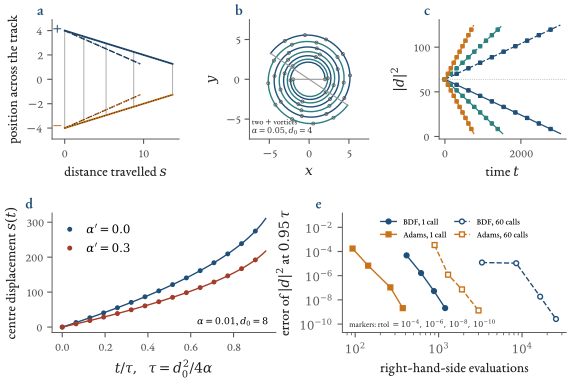

Write Python code to recreate this figure.
import os
"""Chapter 7, Figure 2: the dissipative point-vortex model integrated with CVODE (rusty_sundials.CvodeSolver) against the statements of the
Lean modules DissipativeVortexDynamics (dipole_sq_law, centre_velocity_identity) and of the book's new module
Ch07_DissipativePairs.lean (co-rotating pair law |d|^2 = |d_0|^2 + 4 alpha t).  Model (hbar = m = 1, circulation 2 pi):
    dr_i/dt = (1 - alpha') v_s,i - alpha q_i z x v_s,i .
The closed forms compared with are
    dipole        |d|^2 = d_0^2 - 4 alpha t,            centre displacement s = (1 - alpha')(d_0 - d)/(2 alpha)   (integral of centre_velocity_identity)
    co-rotating   |d|^2 = d_0^2 + 4 alpha t,            rotation angle  Theta = (1 - alpha')/(2 alpha) ln(1 + 4 alpha t/d_0^2)
(the displacement and angle integrals are elementary and done by hand here; only the |d|^2 laws are Lean theorems).
Every number printed in the book from this script is written to ch07_numbers.json (key 'fig_dipole')."""
import sys, time
from pathlib import Path
sys.path.insert(0, str(Path(__file__).resolve().parents[1])); sys.path.insert(0, str(Path(__file__).resolve().parent))
from figstyle import *
from ch07_common import addnum, logfmt, cvode_env
from rusty_sundials import CvodeSolver


# BOOK-BEGIN cvode_rhs
def rhs_dipole(a, ap):
    def rhs(t, y):
        px, py, mx, my = y; dx = px - mx; dy = py - my; r2 = dx * dx + dy * dy
        return [((1 - ap) * dy - a * dx) / r2, (-(1 - ap) * dx - a * dy) / r2,
                ((1 - ap) * dy + a * dx) / r2, (-(1 - ap) * dx + a * dy) / r2]
    return rhs
# BOOK-END cvode_rhs


def rhs_corot(a, ap):
    """two vortices of the SAME sign: v_s,1 = z x d / r2, v_s,2 = -z x d / r2 (d = p1 - p2)."""
    def rhs(t, y):
        x1, y1, x2, y2 = y; dx = x1 - x2; dy = y1 - y2; r2 = dx * dx + dy * dy
        return [(-(1 - ap) * dy + a * dx) / r2, ((1 - ap) * dx + a * dy) / r2,
                ((1 - ap) * dy - a * dx) / r2, (-(1 - ap) * dx - a * dy) / r2]
    return rhs


# BOOK-BEGIN cvode_int
def integrate(rhs, y0, tgrid, rtol, atol=1e-10, method="bdf"):
    s = CvodeSolver(method=method, rtol=rtol, atol=atol, max_steps=200000)
    t = float(tgrid[0]); y = list(y0); out = [list(y)]
    for tn in tgrid[1:]:
        t, y = s.solve(rhs, t, y, float(tn)); out.append(list(y))
    return np.array(out)
# BOOK-END cvode_int


ENV = cvode_env()                                             # refuses the stale rusty_sundials of the shared venv
d0 = 8.0; frac = np.linspace(0, 0.95, 60); res = {"cvode_env": ENV}; t_start = time.time(); load_start = os.getloadavg()[0]
cols = {0.005: BLUE, 0.01: TEAL, 0.02: ORANGE}
fig = plt.figure(figsize=(TEXTW, 3.8))
gs = fig.add_gridspec(2, 6, wspace=2.2, hspace=0.62, left=0.075, right=0.995, top=0.94, bottom=0.115)
axA = fig.add_subplot(gs[0, 0:2]); axB = fig.add_subplot(gs[0, 2:4]); axC = fig.add_subplot(gs[0, 4:6])
axD = fig.add_subplot(gs[1, 0:3]); axE = fig.add_subplot(gs[1, 3:6])

# ---- A: the dipole in the plane (exaggerated alpha = 0.2 so that the funnel is visible) -----------------------------------
aP = 0.2; tauP = d0 ** 2 / (4 * aP); tgP = np.linspace(0, 0.9 * tauP, 80)
for ap, ls, lw in ((0.0, "-", 1.3), (0.3, "--", 1.1)):
    Y = integrate(rhs_dipole(aP, ap), [d0 / 2, 0, -d0 / 2, 0], tgP, 1e-8)
    s_ex = (1 - ap) * (d0 - np.sqrt(d0 ** 2 - 4 * aP * tgP)) / (2 * aP); half = (d0 / 2) * np.sqrt(1 - 4 * aP * tgP / d0 ** 2)
    axA.plot(-Y[:, 1], Y[:, 0], ls, color=BLUE, lw=lw); axA.plot(-Y[:, 3], Y[:, 2], ls, color=ORANGE, lw=lw)
    axA.plot(s_ex, half, ":", color="#222222", lw=0.7); axA.plot(s_ex, -half, ":", color="#222222", lw=0.7)
    res[f"portrait_alpha{aP}_alphap{ap}_max_abs_err_vs_exact"] = float(max(np.abs(-Y[:, 1] - s_ex).max(), np.abs(Y[:, 0] - half).max()))
for k in (0, 20, 40, 60, 79):                        # the pair axis at selected times (alpha' = 0)
    Yk = integrate(rhs_dipole(aP, 0.0), [d0 / 2, 0, -d0 / 2, 0], tgP[:k + 1], 1e-8)[-1] if k else np.array([d0 / 2, 0, -d0 / 2, 0])
    axA.plot([-Yk[1], -Yk[3]], [Yk[0], Yk[2]], "-", color="#AAAAAA", lw=0.7, zorder=0)
axA.set_xlabel(r"distance travelled $s$"); axA.set_ylabel(r"position across the track")
axA.text(-0.9, d0 / 2, r"$+$", color=BLUE, fontsize=9, fontweight="bold", va="center", ha="center"); axA.text(-0.9, -d0 / 2, r"$-$", color=ORANGE, fontsize=9, fontweight="bold", va="center", ha="center")
axA.set_ylim(-4.9, 4.9); axA.set_xlim(-1.6, 14.5); panel(axA, "a")

# ---- B: the co-rotating pair spirals out ----------------------------------------------------------------------------------
aS, apS, dS = 0.05, 0.0, 4.0; tgS = np.linspace(0, 600, 240)
Ys = integrate(rhs_corot(aS, apS), [dS / 2, 0, -dS / 2, 0], tgS, 1e-8, atol=1e-6)
dS_ex = np.sqrt(dS ** 2 + 4 * aS * tgS); th_ex = (1 - apS) / (2 * aS) * np.log(1 + 4 * aS * tgS / dS ** 2)
p1_ex = np.column_stack([dS_ex / 2 * np.cos(th_ex), dS_ex / 2 * np.sin(th_ex)])
tt = tgS / tgS[-1]
for i, col in ((0, BLUE), (2, TEAL)):
    axB.plot(Ys[:, i], Ys[:, i + 1], "-", color=col, lw=1.0)
axB.plot(p1_ex[::12, 0], p1_ex[::12, 1], "o", ms=2.2, color=GREY, mfc="none", mew=0.6); axB.plot(-p1_ex[::12, 0], -p1_ex[::12, 1], "o", ms=2.2, color=GREY, mfc="none", mew=0.6)
axB.plot([Ys[0, 0], Ys[0, 2]], [Ys[0, 1], Ys[0, 3]], "-", color="#999999", lw=0.8); axB.plot([Ys[-1, 0], Ys[-1, 2]], [Ys[-1, 1], Ys[-1, 3]], "-", color="#999999", lw=0.8)
axB.set_aspect("equal"); axB.set_xlabel(r"$x$"); axB.set_ylabel(r"$y$"); axB.set_xlim(-7.5, 7.5); axB.set_ylim(-7.5, 7.5)
axB.text(0.02, 0.02, "two $+$ vortices\n" + rf"$\alpha={aS}$, $d_0={dS:.0f}$", transform=axB.transAxes, fontsize=5.8, va="bottom", ha="left", color="#333333"); panel(axB, "b")
d2S = (Ys[:, 0] - Ys[:, 2]) ** 2 + (Ys[:, 1] - Ys[:, 3]) ** 2
ang = np.unwrap(np.arctan2(Ys[:, 1] - Ys[:, 3], Ys[:, 0] - Ys[:, 2]))
res["spiral"] = dict(alpha=aS, alphap=apS, d0=dS, t_end=float(tgS[-1]), d_end_exact=float(dS_ex[-1]), d_end_cvode=float(np.sqrt(d2S[-1])),
                     max_rel_err_d2=float(np.abs(d2S - dS_ex ** 2).max() / dS_ex[-1] ** 2), max_abs_err_angle_rad=float(np.abs(ang - ang[0] - th_ex).max()),
                     turns=float(th_ex[-1] / (2 * np.pi)))

# ---- C: |d|^2 against t: dipole falls with slope -4 alpha, co-rotating pair rises with +4 alpha ---------------------------------
maxerr = {}
for a, col in cols.items():
    tau = d0 ** 2 / (4 * a); tg = frac * tau
    axC.plot(tg, d0 ** 2 - 4 * a * tg, "-", color=col, lw=0.9); axC.plot(tg, d0 ** 2 + 4 * a * tg, "--", color=col, lw=0.9)
    for ap, mk in ((0.0, "o"), (0.3, "s")):
        Y = integrate(rhs_dipole(a, ap), [d0 / 2, 0, -d0 / 2, 0], tg, 1e-8); d2 = (Y[:, 0] - Y[:, 2]) ** 2 + (Y[:, 1] - Y[:, 3]) ** 2
        err = np.abs(d2 - (d0 ** 2 - 4 * a * tg)).max() / d0 ** 2; maxerr[f"dipole_alpha{a}_alphap{ap}"] = float(err)
        axC.plot(tg[::6], d2[::6], mk, ms=2.4, color=col, mfc=col if ap == 0 else "none", mew=0.7, lw=0)
        Yc = integrate(rhs_corot(a, ap), [d0 / 2, 0, -d0 / 2, 0], tg, 1e-8, atol=1e-6); d2c = (Yc[:, 0] - Yc[:, 2]) ** 2 + (Yc[:, 1] - Yc[:, 3]) ** 2
        errc = np.abs(d2c - (d0 ** 2 + 4 * a * tg)).max() / (d0 ** 2 + 4 * a * tg[-1]); maxerr[f"corotating_alpha{a}_alphap{ap}"] = float(errc)
        axC.plot(tg[::6], d2c[::6], mk, ms=2.4, color=col, mfc=col if ap == 0 else "none", mew=0.7, lw=0)
res["max_rel_err_d2_rtol1e-8"] = maxerr
axC.axhline(d0 ** 2, color="#999999", lw=0.5, ls=":")
axC.set_xlabel(r"time $t$"); axC.set_ylabel(r"$|d|^2$"); panel(axC, "c")

# ---- D: centre displacement of the dipole along its straight track ---------------------------------------------------------------
a = 0.01; tau = d0 ** 2 / (4 * a); tg = frac * tau
for ap, col in ((0.0, BLUE), (0.3, RED)):
    Y = integrate(rhs_dipole(a, ap), [d0 / 2, 0, -d0 / 2, 0], tg, 1e-8); c = (Y[:, :2] + Y[:, 2:]) / 2
    d = np.sqrt((Y[:, 0] - Y[:, 2]) ** 2 + (Y[:, 1] - Y[:, 3]) ** 2)
    s_num = np.hypot(c[:, 0] - c[0, 0], c[:, 1] - c[0, 1]); s_ex = (1 - ap) * (d0 - np.sqrt(d0 ** 2 - 4 * a * tg)) / (2 * a)
    axD.plot(frac, s_ex, "-", color=col, lw=1.0); axD.plot(frac[::4], s_num[::4], "o", ms=2.6, color=col, label=rf"$\alpha'={ap}$")
    # the Lean identity c' . (dy, -dx) = 1 - alpha' evaluated on the CVODE track (finite differences of the output grid are too coarse:
    # evaluate the right-hand side of the model at the CVODE states instead)
    vel = np.array([np.array(rhs_dipole(a, ap)(0, list(y))) for y in Y]); cp = (vel[:, :2] + vel[:, 2:]) / 2
    dxv = Y[:, 0] - Y[:, 2]; dyv = Y[:, 1] - Y[:, 3]
    ident = cp[:, 0] * dyv - cp[:, 1] * dxv
    res[f"centre_identity_alphap{ap}"] = dict(target=1 - ap, max_abs_dev=float(np.abs(ident - (1 - ap)).max()))
    res[f"centre_displacement_max_abs_err_alphap{ap}"] = float(np.abs(s_num - s_ex).max())
    res[f"centre_displacement_end_alphap{ap}"] = float(s_num[-1]); res[f"centre_displacement_end_exact_alphap{ap}"] = float(s_ex[-1])
    res[f"centre_x_drift_alphap{ap}"] = float(np.abs(c[:, 0]).max())
axD.set_xlabel(r"$t/\tau,\ \ \tau=d_0^2/4\alpha$"); axD.set_ylabel(r"centre displacement $s(t)$"); axD.legend(loc="upper left", handlelength=1.2)
axD.text(0.97, 0.06, r"$\alpha=0.01$, $d_0=8$", transform=axD.transAxes, ha="right", fontsize=6.8); panel(axD, "d")

# ---- E: work-precision diagram: right-hand-side evaluations against the error of |d|^2 at 0.95 of the lifetime -------------------
class Counter:
    """wraps a right-hand side and counts its calls (the machine-independent cost of a CVODE run)"""
    def __init__(self, f): self.f, self.n = f, 0
    def __call__(self, t, y): self.n += 1; return self.f(t, y)


a, ap = 0.01, 0.1; tend = frac[-1] * d0 ** 2 / (4 * a); exact_end = d0 ** 2 - 4 * a * tend; wp = []; y00 = [d0 / 2, 0, -d0 / 2, 0]
d2f = lambda y: (y[0] - y[2]) ** 2 + (y[1] - y[3]) ** 2
for meth in ("bdf", "adams"):
    for rtol in (1e-4, 1e-6, 1e-8, 1e-10):
        c = Counter(rhs_dipole(a, ap)); sv = CvodeSolver(method=meth, rtol=rtol, atol=1e-10, max_steps=5_000_000); _, y = sv.solve(c, 0.0, list(y00), tend)
        wp.append(dict(method=meth, mode="one call", rtol=rtol, rhs_calls=c.n, err=abs(d2f(y) - exact_end) / d0 ** 2))
        c = Counter(rhs_dipole(a, ap)); sv = CvodeSolver(method=meth, rtol=rtol, atol=1e-10, max_steps=5_000_000); t_ = 0.0; y = list(y00)
        for tn in np.linspace(0, tend, 60)[1:]:
            t_, y = sv.solve(c, t_, y, float(tn))
        wp.append(dict(method=meth, mode="60 outputs", rtol=rtol, rhs_calls=c.n, err=abs(d2f(y) - exact_end) / d0 ** 2))
res["work_precision"] = wp; res["work_precision_setup"] = dict(alpha=a, alphap=ap, d0=d0, t_end=float(tend), atol=1e-10)
for meth, mode, col, mk, ls in (("bdf", "one call", BLUE, "o", "-"), ("adams", "one call", ORANGE, "s", "-"), ("bdf", "60 outputs", BLUE, "o", "--"), ("adams", "60 outputs", ORANGE, "s", "--")):
    r_ = [w for w in wp if w["method"] == meth and w["mode"] == mode]
    axE.loglog([w["rhs_calls"] for w in r_], [max(w["err"], 1e-13) for w in r_], marker=mk, ls=ls, color=col, ms=3.5, lw=1.0, mfc=col if mode == "one call" else "white",
               label=f"{'BDF' if meth == 'bdf' else 'Adams'}, {'1 call' if mode == 'one call' else '60 calls'}")
axE.set_xlabel("right-hand-side evaluations"); axE.set_ylabel(r"error of $|d|^2$ at $0.95\,\tau$"); axE.yaxis.set_major_formatter(logfmt()); axE.xaxis.set_major_formatter(logfmt())
axE.set_ylim(2e-11, 1.5e-1); axE.legend(loc="upper center", ncol=2, fontsize=6.2, handlelength=1.8, columnspacing=1.0, borderaxespad=0.2); panel(axE, "e")
axE.text(0.03, 0.04, r"markers: rtol $=10^{-4},\,10^{-6},\,10^{-8},\,10^{-10}$", transform=axE.transAxes, fontsize=5.8, color="#333333")
probes = {}                                                   # aborts seen with the STALE rusty_sundials of the shared venv: do they reproduce with the fixed build?
for name, rh, kw in (("dipole_bdf_rtol1e-10_atol1e-12_60outputs", rhs_dipole(0.01, 0.1), dict(rtol=1e-10, atol=1e-12)), ("dipole_bdf_rtol1e-9_atol1e-11_60outputs", rhs_dipole(0.01, 0.1), dict(rtol=1e-9, atol=1e-11)),
                     ("corotating_bdf_rtol1e-8_atol1e-10_60outputs", rhs_corot(0.01, 0.0), dict(rtol=1e-8, atol=1e-10))):
    try:
        integrate(rh, [d0 / 2, 0, -d0 / 2, 0], frac * d0 ** 2 / 0.04, **kw); probes[name] = "ok"
    except RuntimeError as ex:
        probes[name] = str(ex)
res["stale_build_aborts_reproduce_with_fixed_build"] = probes
res["seconds"] = round(time.time() - t_start, 1); res["load_average_start_end"] = [round(load_start, 1), round(os.getloadavg()[0], 1)]; res["d0"] = d0; res["alpha_list"] = list(cols)
addnum("fig_dipole", res)
save(fig, "ch07_dipole")
